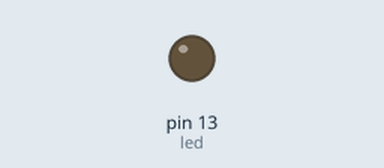
Bench run of a sketch on a simulated Arduino Uno, built with avr-gcc and run on an emulated ATmega328P. Parts: output pins drawn as LEDs (lit = HIGH). Random numbers use the default seed unless the sketch sets one; what the sketch prints to the serial monitor is not drawn.

Above: at 0.1 s.
At 1.1 s:
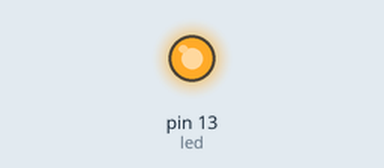
Timing chart, 0 to 40.0 s (numbered marks = the images above):
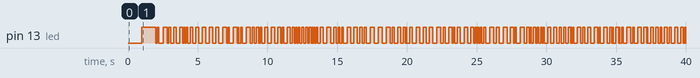

The sketch:

sketch_serial_print.ino
```cpp
int led = 13;
int time = 1000;

void setup() {
  Serial.begin(9600);
  pinMode(led, OUTPUT);
}

void loop() {
  delay(time);
  digitalWrite(led, HIGH);
  delay(time);
  digitalWrite(led, LOW);
  time = random(50, 300);
  Serial.print("new interval:");
  Serial.println(time);
}
```

Measured:
- by itself, pin 13 (led): LOW → HIGH at 1.0 s, → LOW 1.0 s later, → HIGH 0.11 s later, → LOW 0.11 s later, … (220 changes in this stretch)
